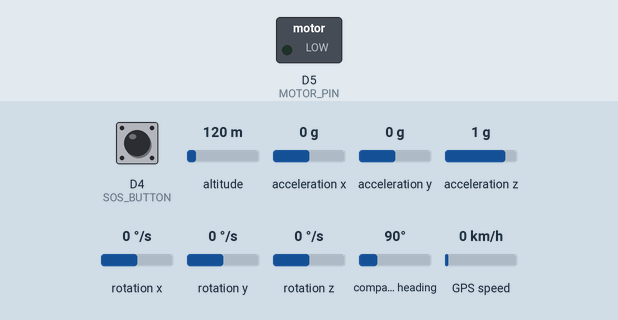
This sketch was run on a simulated Arduino Uno R4 WiFi. Shown: switched loads named in the sketch (green lamp = pin HIGH). Dashed ring = blinking. Inputs (shaded band) come from the test bench; at power-on: acceleration x 0 g, acceleration y 0 g, D4 (SOS_BUTTON) HIGH, altitude 120 m, acceleration z 1 g, rotation x 0 °/s, rotation y 0 °/s, rotation z 0 °/s, compass heading 90°, GPS speed 0 km/h. WiFi joins after 1.5 s; servers stay silent unless stated; uploads are accepted with an empty reply; the GPS gets a fix after 3 s at 37.7749, -122.4194 with 8 satellites; what the sketch prints to the serial monitor is not drawn.

Above: at 3.8 s.
3.9 s: acceleration x set to -1 g
5.7 s: acceleration x set to -1.3 g
At 7.1 s:
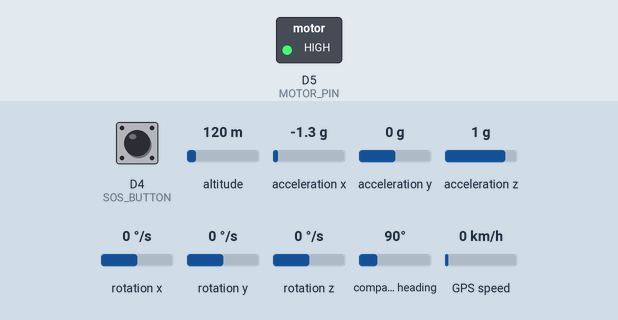
10.2 s: acceleration x set to 0.8 g
At 10.9 s:
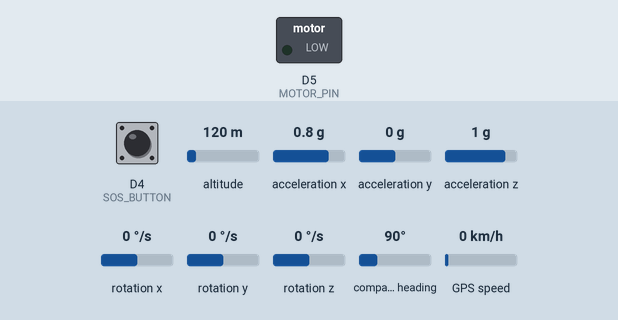
11.7 s: acceleration y set to -0.6 g
13.5 s: acceleration y set to -0.9 g
At 17.8 s:
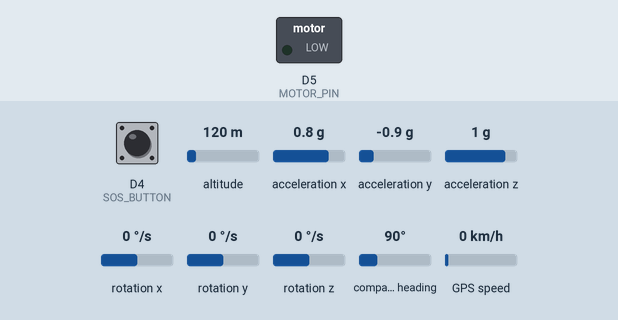
18.0 s: acceleration y set to 0.1 g
At 18.8 s:
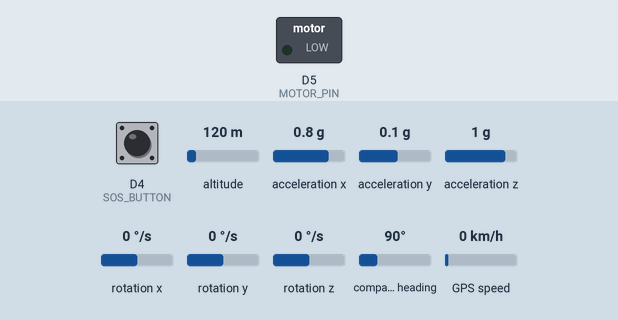
Timing chart, 0 to 20.5 s (numbered marks = the images above; inputs shaded):
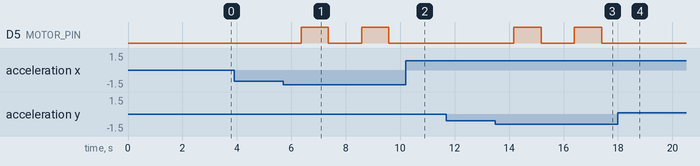

Measured:
- the behaviour switches between -1.1 and -1.2 g on acceleration x (found by bisection; images 0 and 1)
- the behaviour switches between -0.7 and -0.8 g on acceleration y (found by bisection; images 2 and 3)
- after the input at 3.9 s, every drawn part: stays the same
- after the input at 5.7 s, D5 (MOTOR_PIN): alternates HIGH for 1.0 s and LOW for 1.2 s, starting after 0.67 s
- after the input at 10.2 s, D5 (MOTOR_PIN): stays LOW (without the input it goes to HIGH after 0.61 s)
- after the input at 11.7 s, every drawn part: stays the same
- after the input at 13.5 s, D5 (MOTOR_PIN): alternates HIGH for 1.0 s and LOW for 1.2 s, starting after 0.68 s
- after the input at 18.0 s, D5 (MOTOR_PIN): stays LOW (without the input it goes to HIGH after 0.62 s)

The sketch:

KidGuard_UNO_R4_HTTP.ino
```cpp
#include <TinyGPS++.h>
#include <Wire.h>
#include <MPU6050.h>
#include <WiFiS3.h>

// ---------------- WIFI ----------------
const char* ssid = "YOUR_WIFI_NAME";
const char* password = "YOUR_WIFI_PASSWORD";

WiFiClient client;

// ---------------- DEVICE ----------------
const char deviceId[] = "KB-2024-0123";
const char childName[] = "Emma Wilson";

// ---------------- PINS ----------------
#define SOS_BUTTON 4
#define MOTOR_PIN 5
#define GPS_RX 16
#define GPS_TX 17

// ---------------- SERIAL ----------------
// Keep this section aligned with your board wiring.
HardwareSerial gpsSerial(2);

// ---------------- OBJECTS ----------------
TinyGPSPlus gps;
MPU6050 mpu;

// ---------------- SERVER ----------------
// Use the IP address or host name of the machine running server/server.js.
const char server[] = "192.168.1.100";
const int port = 3000;

const char geofencePath[] = "/getGeofence.php";
const char alertPath[] = "/getAlert.php";
const char updatePath[] = "/update.php";

// ---------------- MPU ----------------
int16_t ax, ay, az;
int16_t ax_offset = 0, ay_offset = 0, az_offset = 0;

// ---------------- MOTION ----------------
int shakeCount = 0;
unsigned long lastShake = 0;
const float shakeThreshold = 1.5 * 9.81;
const float fallThreshold = 3.0 * 9.81;

// ---------------- GEOFENCE ----------------
double safeLat = 0;
double safeLng = 0;
double radius = 100;
double lastKnownLat = 0;
double lastKnownLng = 0;
bool hasLastKnownLocation = false;

// ---------------- TIMING ----------------
bool emergencyMode = false;
String emergencyEvent = "EMERGENCY";
bool lastSOSPressed = false;
unsigned long emergencyStart = 0;
unsigned long lastUpdate = 0;
unsigned long lastRemoteCheck = 0;

const unsigned long normalInterval = 30000;
const unsigned long emergencyInterval = 5000;
const unsigned long emergencyTimeout = 60000;
const unsigned long remoteCheckInterval = 60000;

// ---------------- SETUP ----------------
void setup() {
  Serial.begin(115200);

  pinMode(SOS_BUTTON, INPUT_PULLUP);
  pinMode(MOTOR_PIN, OUTPUT);

  gpsSerial.begin(9600, SERIAL_8N1, GPS_RX, GPS_TX);

  Wire.begin();
  mpu.initialize();

  calibrateMPU();
  initWiFi();

  Serial.println("KidGuard UNO R4 bridge ready");
}

// ---------------- LOOP ----------------
void loop() {
  while (gpsSerial.available()) {
    gps.encode(gpsSerial.read());
  }

  if (gps.location.isValid()) {
    lastKnownLat = gps.location.lat();
    lastKnownLng = gps.location.lng();
    hasLastKnownLocation = true;
  }

  checkSOS();
  detectMotion();
  checkGeofence();
  fetchGeofence();
  checkParentAlert();

  if (gps.location.isValid()) {
    updateLocation();
  }

  manageEmergency();
}

// ---------------- WIFI ----------------
void initWiFi() {
  Serial.print("Connecting to WiFi");
  while (WiFi.begin(ssid, password) != WL_CONNECTED) {
    delay(1000);
    Serial.print(".");
  }

  Serial.println();
  Serial.println("WiFi connected");
  Serial.print("Board IP: ");
  Serial.println(WiFi.localIP());
}

// ---------------- HTTP ----------------
bool httpGET(const String& path, String& response) {
  response = "";

  if (!client.connect(server, port)) {
    Serial.println("Connection failed");
    return false;
  }

  client.print("GET " + path + " HTTP/1.1\r\n");
  client.print("Host: " + String(server) + "\r\n");
  client.print("Connection: close\r\n\r\n");

  unsigned long timeoutStart = millis();
  while (client.connected() && millis() - timeoutStart < 8000) {
    while (client.available()) {
      response += (char)client.read();
      timeoutStart = millis();
    }
  }

  client.stop();

  int bodyIndex = response.indexOf("\r\n\r\n");
  if (bodyIndex != -1) {
    response = response.substring(bodyIndex + 4);
  }

  return true;
}

String encodeSpaces(const String& value) {
  String out = value;
  out.replace(" ", "%20");
  return out;
}

String baseCompatPath(const char* path) {
  return String(path) + "?deviceId=" + deviceId;
}

String readField(const String& text, const String& key) {
  int start = text.indexOf(key);
  if (start < 0) return "";

  start += key.length();
  int end = text.indexOf('\n', start);
  if (end < 0) end = text.length();

  String value = text.substring(start, end);
  value.trim();
  return value;
}

void enterEmergency(const String& eventName, bool sendNow) {
  emergencyMode = true;
  emergencyEvent = eventName;
  emergencyStart = millis();

  if (sendNow) {
    sendLocationUpdate(eventName, true);
  }
}

// ---------------- MPU CALIBRATION ----------------
void calibrateMPU() {
  long ax_sum = 0;
  long ay_sum = 0;
  long az_sum = 0;

  for (int i = 0; i < 100; i++) {
    mpu.getAcceleration(&ax, &ay, &az);
    ax_sum += ax;
    ay_sum += ay;
    az_sum += az;
    delay(10);
  }

  ax_offset = ax_sum / 100;
  ay_offset = ay_sum / 100;
  az_offset = (az_sum / 100) - 16384;
}

// ---------------- SOS ----------------
void checkSOS() {
  bool pressed = digitalRead(SOS_BUTTON) == LOW;
  if (pressed && !lastSOSPressed) {
    activateMotor();
    enterEmergency("SOS", true);
  }
  lastSOSPressed = pressed;
}

// ---------------- MOTION ----------------
void detectMotion() {
  mpu.getAcceleration(&ax, &ay, &az);

  ax -= ax_offset;
  ay -= ay_offset;
  az -= az_offset;

  float mag = sqrt(ax * ax + ay * ay + az * az) / 16384.0 * 9.81;

  if (mag > shakeThreshold && millis() - lastShake > 300) {
    shakeCount++;
    lastShake = millis();
  }

  if (shakeCount >= 3 || mag > fallThreshold) {
    activateMotor();
    enterEmergency("FALL", true);
    shakeCount = 0;
  }
}

// ---------------- DISTANCE ----------------
double distanceMeters(double lat1, double lon1, double lat2, double lon2) {
  double R = 6371000;
  double dLat = radians(lat2 - lat1);
  double dLon = radians(lon2 - lon1);

  double a = sin(dLat / 2) * sin(dLat / 2) +
             cos(radians(lat1)) * cos(radians(lat2)) *
             sin(dLon / 2) * sin(dLon / 2);

  return R * 2 * atan2(sqrt(a), sqrt(1 - a));
}

// ---------------- GEOFENCE ----------------
void checkGeofence() {
  if (!gps.location.isValid()) return;
  if (safeLat == 0 && safeLng == 0) return;

  double d = distanceMeters(gps.location.lat(), gps.location.lng(), safeLat, safeLng);
  if (d > radius) {
    vibrateSingle();
    enterEmergency("GEOFENCE", true);
  }
}

void fetchGeofence() {
  if (millis() - lastRemoteCheck < remoteCheckInterval) return;
  lastRemoteCheck = millis();

  String resp;
  if (httpGET(baseCompatPath(geofencePath), resp)) {
    parseGeofence(resp);
  }
}

void parseGeofence(const String& resp) {
  String latValue = readField(resp, "LAT=");
  String lngValue = readField(resp, "LNG=");
  String radiusValue = readField(resp, "RADIUS=");

  if (latValue.length() > 0) safeLat = latValue.toFloat();
  if (lngValue.length() > 0) safeLng = lngValue.toFloat();
  if (radiusValue.length() > 0) radius = radiusValue.toFloat();
}

// ---------------- PARENT ALERT ----------------
void checkParentAlert() {
  String resp;
  if (!httpGET(baseCompatPath(alertPath), resp)) return;

  if (resp.indexOf("ALERT=1") >= 0) {
    vibrateAlert();
    enterEmergency("EMERGENCY", true);
  }
}

// ---------------- UPDATE ----------------
void sendLocationUpdate(const String& event, bool forceSend) {
  unsigned long interval = emergencyMode ? emergencyInterval : normalInterval;
  if (!forceSend && millis() - lastUpdate < interval) return;

  bool includeLocation = event != "SOS";
  String path = String(updatePath) +
    "?deviceId=" + deviceId +
    "&childName=" + encodeSpaces(childName) +
    "&label=UNO%20R4%20Tracker" +
    "&event=" + event;

  if (includeLocation && gps.location.isValid()) {
    path += "&lat=" + String(gps.location.lat(), 6);
    path += "&lng=" + String(gps.location.lng(), 6);
  } else if (includeLocation && hasLastKnownLocation) {
    path += "&lat=" + String(lastKnownLat, 6);
    path += "&lng=" + String(lastKnownLng, 6);
  }

  String resp;
  httpGET(path, resp);

  lastUpdate = millis();
}

void updateLocation() {
  String event = emergencyMode ? emergencyEvent : "NORMAL";
  sendLocationUpdate(event, false);
}

// ---------------- EMERGENCY RESET ----------------
void manageEmergency() {
  if (emergencyMode && millis() - emergencyStart > emergencyTimeout) {
    emergencyMode = false;
    emergencyEvent = "EMERGENCY";
  }
}

// ---------------- MOTOR ----------------
void activateMotor() {
  digitalWrite(MOTOR_PIN, HIGH);
  delay(1000);
  digitalWrite(MOTOR_PIN, LOW);
}

void vibrateSingle() {
  digitalWrite(MOTOR_PIN, HIGH);
  delay(500);
  digitalWrite(MOTOR_PIN, LOW);
}

void vibrateAlert() {
  for (int i = 0; i < 3; i++) {
    digitalWrite(MOTOR_PIN, HIGH);
    delay(300);
    digitalWrite(MOTOR_PIN, LOW);
    delay(300);
  }
}
```
